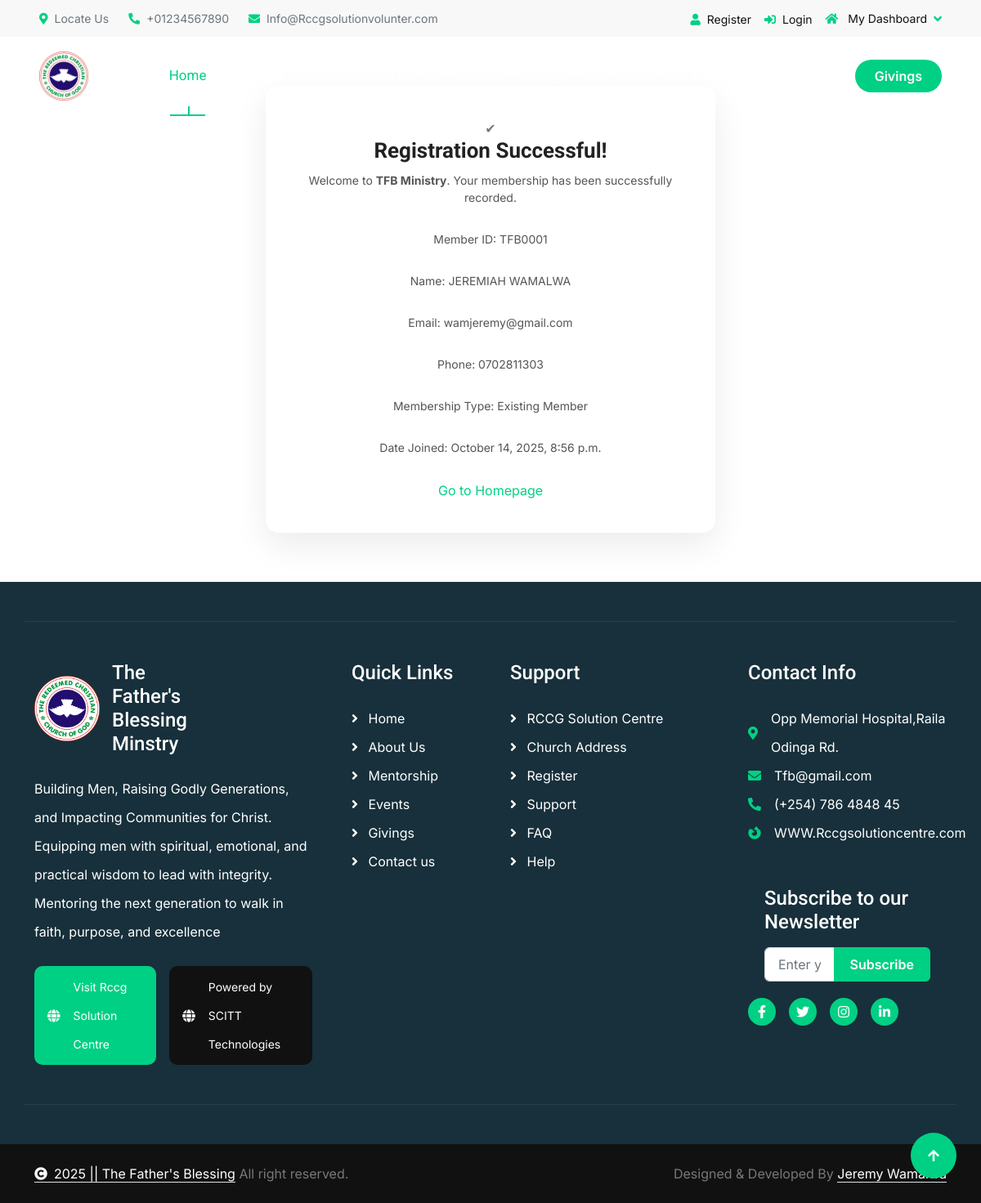
/register/success/1/, run on the app's committed database.
### TFBapp/models.py (models this page shows, shortened)
class Member(models.Model):
    AGE_GROUP_CHOICES = [
        ('18-25', '18-25'),
        ('26-35', '26-35'),
        ('36-45', '36-45'),
        ('46+', '46+'),
    ]
    MEMBER_TYPE_CHOICES = [
        ('new', 'New Member'),
        ('existing', 'Existing Member'),
    ]
    member_id = models.CharField(max_length=20, unique=True, blank=True)
    fullname = models.CharField(max_length=150)
    email = models.EmailField(unique=True)
    phone = models.CharField(max_length=20)
    age_group = models.CharField(max_length=10, choices=AGE_GROUP_CHOICES)
    address = models.CharField(max_length=255)
    church = models.CharField(max_length=150, blank=True, null=True)
    referral = models.CharField(max_length=150, blank=True, null=True)
    occupation = models.CharField(max_length=150, blank=True, null=True)
    notes = models.TextField(blank=True, null=True)
    member_type = models.CharField(max_length=10, choices=MEMBER_TYPE_CHOICES)
    date_joined = models.DateTimeField(auto_now_add=True)

### TFBapp/views.py (the view)
# urls.py: path("register/success/<int:member_id>/", register_success, name="register_success"),
def register_success(request, member_id):
    member = get_object_or_404(Member, id=member_id)
    return render(request, "tfbapp/register_success.html", {"member": member})

### TFBapp/templates/TFBapp/register_success.html (shortened to what this page needs)
{% extends "base.html" %}
{% load static %}
{% block content %}
<section class="tfb-register-section">
  <div class="tfb-register-card">
    <div class="tfb-success-icon">✔</div>
    <h2 class="tfb-success-title">Registration Successful!</h2>
    <p class="tfb-success-subtext">
      Welcome to <strong>TFB Ministry</strong>. Your membership has been
      successfully recorded.
    </p>
    <div class="tfb-success-details">
      <p><span>Member ID:</span> {{ member.member_id }}</p>
      <p><span>Name:</span> {{ member.fullname }}</p>
      <p><span>Email:</span> {{ member.email }}</p>
      <p><span>Phone:</span> {{ member.phone }}</p>
      <p><span>Membership Type:</span> {{ member.get_member_type_display }}</p>
      <p><span>Date Joined:</span> {{ member.date_joined|date:"F j, Y, g:i a" }}</p>
    </div>
    <a href="{% url 'index' %}" class="tfb-success-btn">Go to Homepage</a>
  </div>
</section>
{% endblock %}

### static/css/style.css (style rules this page uses)
.tfb-register-section { display: flex; justify-content: center; align-items: center; padding: 60px 20px; min-height: 70vh; }
.tfb-register-card { background: #ffffff; padding: 40px 35px; border-radius: 16px; max-width: 550px; width: 100%; box-shadow: 0 15px 40px rgba(0,0,0,0.08); text-align: center; }
.tfb-register-card h2 { font-size: 26px; font-weight: 700; margin-bottom: 10px; color: #222; }
.tfb-register-card p { font-size: 14px; color: #555; margin-bottom: 30px; }

### data on the page
Member: member_id "TFB0001", fullname "JEREMIAH WAMALWA", email "wamjeremy@gmail.com", phone "0702811303", member_type "Existing Member", date_joined "October 14, 2025, 8:56 p.m."
